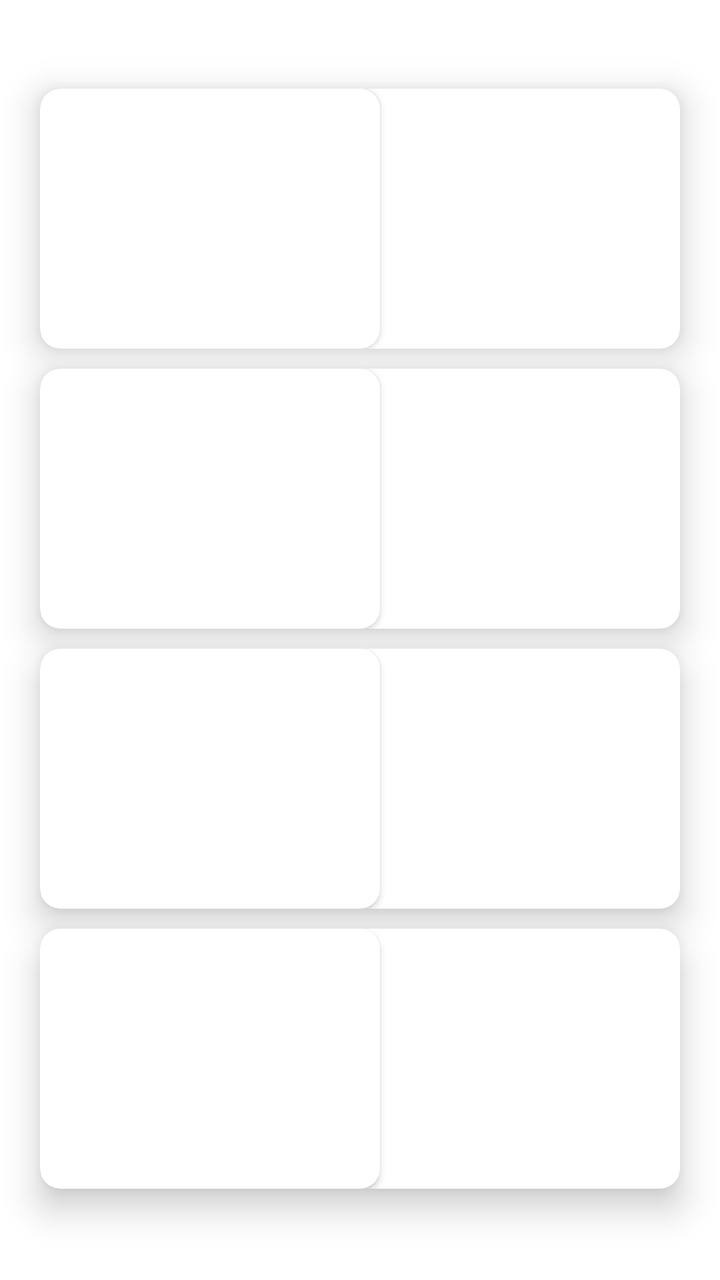
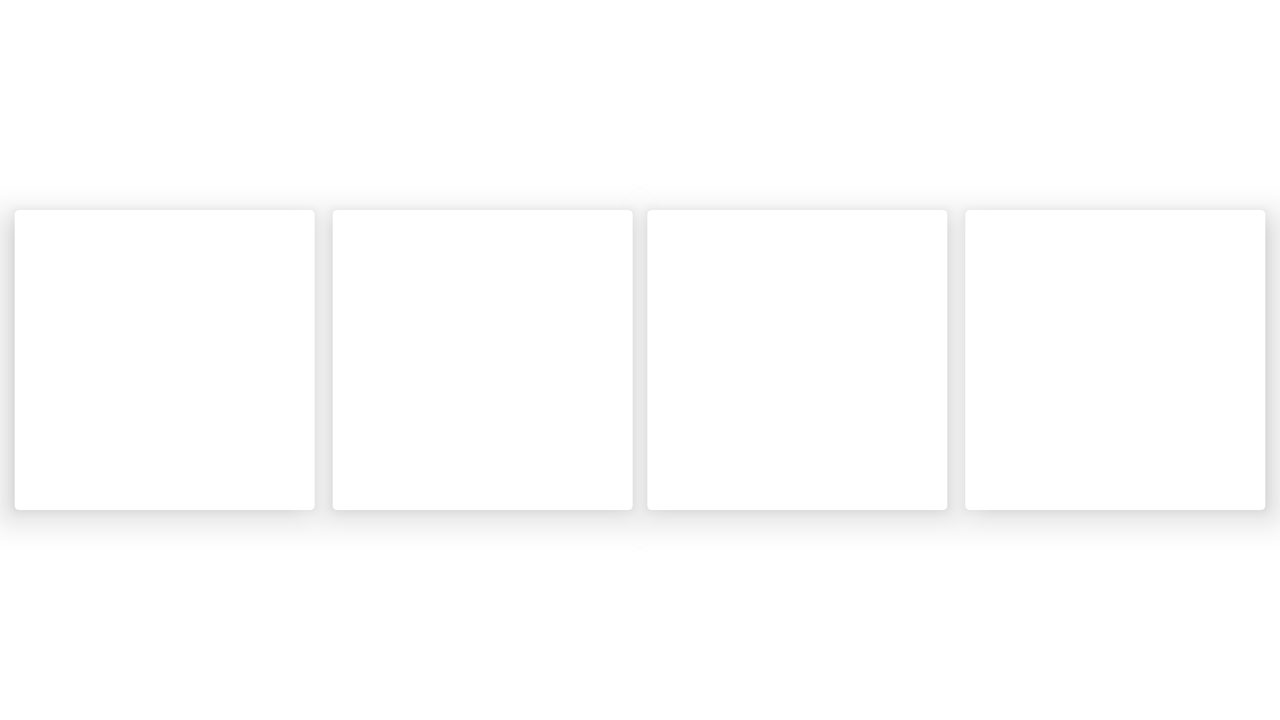

One screen, two layout resources from the same app: the default and the repository's alternative for another configuration. Each is rendered where Android would select it; the XML of both is given below.
<!-- AndroidManifest.xml: application theme AppTheme -->
<!-- res/layout/layout_menu_item.xml -->
<?xml version="1.0" encoding="utf-8"?>
<LinearLayout xmlns:android="http://schemas.android.com/apk/res/android"
    xmlns:app="http://schemas.android.com/apk/res-auto"
    xmlns:tools="http://schemas.android.com/tools"
    android:layout_width="match_parent"
    android:layout_height="match_parent"
    android:background="@color/white"
    android:orientation="vertical"
    tools:context=".MainActivity">

    <TextView
        android:id="@+id/toolbar_text"
        android:layout_width="match_parent"
        android:layout_height="wrap_content"
        android:layout_marginTop="10dp"
        android:layout_marginBottom="10dp"
        android:fontFamily="sans-serif-smallcaps"
        android:gravity="center"
        android:textColor="@color/textColor"
        android:textSize="20sp" />

    <androidx.cardview.widget.CardView
        android:id="@+id/cardView4"
        android:layout_width="match_parent"
        android:layout_height="130dp"
        android:layout_marginStart="20dp"
        android:layout_marginEnd="20dp"
        android:layout_marginBottom="10dp"
        android:clickable="true"
        android:focusable="true"
        android:foreground="?android:attr/selectableItemBackground"
        app:cardBackgroundColor="#fff"
        app:cardCornerRadius="10dp"
        app:cardElevation="10dp">


        <androidx.constraintlayout.widget.ConstraintLayout
            android:layout_width="match_parent"
            android:layout_height="match_parent"
            android:layout_gravity="center_vertical">

            <androidx.cardview.widget.CardView
                android:id="@+id/card_image1"
                android:layout_width="170dp"
                android:layout_height="match_parent"
                app:cardCornerRadius="10dp"
                app:layout_constraintBottom_toBottomOf="parent"
                app:layout_constraintStart_toStartOf="parent"
                app:layout_constraintTop_toTopOf="parent">

                <ImageView
                    android:id="@+id/food_image1"
                    android:layout_width="match_parent"
                    android:layout_height="match_parent"
                    android:contentDescription="@string/des"
                    android:scaleType="fitXY"
                    tools:srcCompat="@tools:sample/backgrounds/scenic" />
            </androidx.cardview.widget.CardView>


            <TextView
                android:id="@+id/food_name1"
                android:layout_width="100dp"
                android:layout_height="wrap_content"
                android:fontFamily="sans-serif-smallcaps"
                android:gravity="center"
                android:textColor="@color/textColor"
                android:textSize="13sp"
                app:layout_constraintBottom_toTopOf="@+id/food_calorie1"
                app:layout_constraintEnd_toEndOf="parent"
                app:layout_constraintHorizontal_bias="0.5"
                app:layout_constraintStart_toEndOf="@id/card_image1"
                app:layout_constraintTop_toTopOf="parent" />


            <TextView
                android:id="@+id/food_calorie1"
                android:layout_width="wrap_content"
                android:layout_height="wrap_content"
                android:fontFamily="sans-serif-smallcaps"
                android:gravity="center"
                android:textColor="@color/textColor"
                android:textSize="12sp"
                app:layout_constraintBottom_toBottomOf="parent"
                app:layout_constraintEnd_toEndOf="parent"
                app:layout_constraintStart_toEndOf="@id/card_image1"
                app:layout_constraintTop_toBottomOf="@+id/food_name1"
                tools:layout_editor_absoluteX="170dp" />

        </androidx.constraintlayout.widget.ConstraintLayout>

    </androidx.cardview.widget.CardView>

    <androidx.cardview.widget.CardView
        android:id="@+id/cardView3"
        android:layout_width="match_parent"
        android:layout_height="130dp"
        android:layout_marginStart="20dp"
        android:layout_marginEnd="20dp"
        android:layout_marginBottom="10dp"
        android:background="#fff"
        android:clickable="true"
        android:focusable="true"
        android:foreground="?android:attr/selectableItemBackground"
        app:cardCornerRadius="10dp"
        app:cardElevation="10dp">

        <androidx.constraintlayout.widget.ConstraintLayout
            android:layout_width="match_parent"
            android:layout_height="match_parent"
            android:layout_gravity="center_vertical">

            <androidx.cardview.widget.CardView
                android:id="@+id/card_image2"
                android:layout_width="170dp"
                android:layout_height="match_parent"
                app:cardCornerRadius="10dp"
                app:layout_constraintBottom_toBottomOf="parent"
                app:layout_constraintStart_toStartOf="parent"
                app:layout_constraintTop_toTopOf="parent">

                <ImageView
                    android:id="@+id/food_image2"
                    android:layout_width="match_parent"
                    android:layout_height="match_parent"
                    android:contentDescription="@string/des"
                    android:scaleType="fitXY"
                    tools:srcCompat="@tools:sample/backgrounds/scenic" />
            </androidx.cardview.widget.CardView>


            <TextView
                android:id="@+id/food_name2"
                android:layout_width="100dp"
                android:layout_height="wrap_content"
                android:fontFamily="sans-serif-smallcaps"
                android:gravity="center"
                android:textColor="@color/textColor"
                android:textSize="13sp"
                app:layout_constraintBottom_toTopOf="@+id/food_calorie2"
                app:layout_constraintEnd_toEndOf="parent"
                app:layout_constraintHorizontal_bias="0.5"
                app:layout_constraintStart_toEndOf="@id/card_image2"
                app:layout_constraintTop_toTopOf="parent" />


            <TextView
                android:id="@+id/food_calorie2"
                android:layout_width="wrap_content"
                android:layout_height="wrap_content"
                android:fontFamily="sans-serif-smallcaps"
                android:gravity="center"
                android:textColor="@color/textColor"
                android:textSize="12sp"
                app:layout_constraintBottom_toBottomOf="parent"
                app:layout_constraintEnd_toEndOf="parent"
                app:layout_constraintStart_toEndOf="@id/card_image2"
                app:layout_constraintTop_toBottomOf="@+id/food_name2"
                tools:layout_editor_absoluteX="170dp" />

        </androidx.constraintlayout.widget.ConstraintLayout>

    </androidx.cardview.widget.CardView>

    <androidx.cardview.widget.CardView
        android:id="@+id/cardView"
        android:layout_width="match_parent"
        android:layout_height="130dp"
        android:layout_marginStart="20dp"
        android:layout_marginEnd="20dp"
        android:layout_marginBottom="10dp"
        android:background="#fff"
        android:clickable="true"
        android:focusable="true"
        android:foreground="?android:attr/selectableItemBackground"
        app:cardCornerRadius="10dp"
        app:cardElevation="10dp">

        <androidx.constraintlayout.widget.ConstraintLayout
            android:layout_width="match_parent"
            android:layout_height="match_parent"
            android:layout_gravity="center_vertical">

            <androidx.cardview.widget.CardView
                android:id="@+id/card_image3"
                android:layout_width="170dp"
                android:layout_height="match_parent"
                app:cardCornerRadius="10dp"
                app:layout_constraintBottom_toBottomOf="parent"
                app:layout_constraintStart_toStartOf="parent"
                app:layout_constraintTop_toTopOf="parent">

                <ImageView
                    android:id="@+id/food_image3"
                    android:layout_width="match_parent"
                    android:layout_height="match_parent"
                    android:contentDescription="@string/des"
                    android:scaleType="fitXY"
                    tools:srcCompat="@tools:sample/backgrounds/scenic" />
            </androidx.cardview.widget.CardView>


            <TextView
                android:id="@+id/food_name3"
                android:layout_width="100dp"
                android:layout_height="wrap_content"
                android:fontFamily="sans-serif-smallcaps"
                android:gravity="center"
                android:textColor="@color/textColor"
                android:textSize="13sp"
                app:layout_constraintBottom_toTopOf="@+id/food_calorie3"
                app:layout_constraintEnd_toEndOf="parent"
                app:layout_constraintHorizontal_bias="0.5"
                app:layout_constraintStart_toEndOf="@id/card_image3"
                app:layout_constraintTop_toTopOf="parent" />


            <TextView
                android:id="@+id/food_calorie3"
                android:layout_width="wrap_content"
                android:layout_height="wrap_content"
                android:fontFamily="sans-serif-smallcaps"
                android:gravity="center"
                android:textColor="@color/textColor"
                android:textSize="12sp"
                app:layout_constraintBottom_toBottomOf="parent"
                app:layout_constraintEnd_toEndOf="parent"
                app:layout_constraintStart_toEndOf="@id/card_image3"
                app:layout_constraintTop_toBottomOf="@+id/food_name3"
                tools:layout_editor_absoluteX="170dp" />

        </androidx.constraintlayout.widget.ConstraintLayout>

    </androidx.cardview.widget.CardView>

    <androidx.cardview.widget.CardView
        android:id="@+id/cardView2"
        android:layout_width="match_parent"
        android:layout_height="130dp"
        android:layout_marginStart="20dp"
        android:layout_marginEnd="20dp"
        android:background="#fff"
        android:clickable="true"
        android:focusable="true"
        android:foreground="?android:attr/selectableItemBackground"
        app:cardCornerRadius="10dp"
        app:cardElevation="10dp">

        <androidx.constraintlayout.widget.ConstraintLayout
            android:layout_width="match_parent"
            android:layout_height="match_parent"
            android:layout_gravity="center_vertical">

            <androidx.cardview.widget.CardView
                android:id="@+id/card_image4"
                android:layout_width="170dp"
                android:layout_height="match_parent"
                app:cardCornerRadius="10dp"
                app:layout_constraintBottom_toBottomOf="parent"
                app:layout_constraintStart_toStartOf="parent"
                app:layout_constraintTop_toTopOf="parent">

                <ImageView
                    android:id="@+id/food_image4"
                    android:layout_width="match_parent"
                    android:layout_height="match_parent"
                    android:contentDescription="@string/des"
                    android:scaleType="fitXY"
                    tools:srcCompat="@tools:sample/backgrounds/scenic" />
            </androidx.cardview.widget.CardView>


            <TextView
                android:id="@+id/food_name4"
                android:layout_width="100dp"
                android:layout_height="wrap_content"
                android:fontFamily="sans-serif-smallcaps"
                android:gravity="center"
                android:textColor="@color/textColor"
                android:textSize="13sp"
                app:layout_constraintBottom_toTopOf="@+id/food_calorie4"
                app:layout_constraintEnd_toEndOf="parent"
                app:layout_constraintHorizontal_bias="0.5"
                app:layout_constraintStart_toEndOf="@id/card_image4"
                app:layout_constraintTop_toTopOf="parent" />


            <TextView
                android:id="@+id/food_calorie4"
                android:layout_width="wrap_content"
                android:layout_height="wrap_content"
                android:fontFamily="sans-serif-smallcaps"
                android:gravity="center"
                android:textColor="@color/textColor"
                android:textSize="12sp"
                app:layout_constraintBottom_toBottomOf="parent"
                app:layout_constraintEnd_toEndOf="parent"
                app:layout_constraintStart_toEndOf="@id/card_image4"
                app:layout_constraintTop_toBottomOf="@+id/food_name4"
                tools:layout_editor_absoluteX="170dp" />

        </androidx.constraintlayout.widget.ConstraintLayout>

    </androidx.cardview.widget.CardView>

</LinearLayout>
<!-- resources referenced by this layout -->
<resources>
  <color name="textColor">#595959</color>
  <color name="white">#FFFFFF</color>
  <string name="des" translatable="false">des</string>
  <style name="AppTheme" parent="Theme.AppCompat.Light">
          
          <item name="colorPrimary">@color/colorPrimary</item>
          <item name="colorPrimaryDark">@color/colorPrimary</item>
          <item name="colorAccent">@color/colorAccent</item>
          <item name="titleTextColor">@color/textColor</item>
  
          <item name="android:windowLightStatusBar">true</item>
          <item name="android:statusBarColor">@color/white</item>
          <item name="android:colorPrimary">@color/white</item>
      </style>
  <color name="colorPrimary">#fff</color>
  <color name="colorAccent">#39f</color>
</resources>
<!-- res/layout-land/layout_menu_item.xml (the repository's variant of the layout above) -->
<!-- drawn on the phone turned sideways -->
<?xml version="1.0" encoding="utf-8"?>
<androidx.constraintlayout.widget.ConstraintLayout xmlns:android="http://schemas.android.com/apk/res/android"
    xmlns:app="http://schemas.android.com/apk/res-auto"
    xmlns:tools="http://schemas.android.com/tools"
    android:layout_width="match_parent"
    android:layout_height="match_parent"
    android:background="@color/white"
    android:elevation="0dp"
    tools:context=".MainActivity">


    <TextView
        android:id="@+id/toolbar_text"
        android:layout_width="match_parent"
        android:layout_height="wrap_content"
        android:layout_marginTop="20dp"
        android:gravity="center"
        android:textColor="@color/textColor"
        android:textSize="20sp"
        app:layout_constraintTop_toTopOf="parent" />


    <androidx.cardview.widget.CardView
        android:id="@+id/cardView4"
        android:layout_width="150dp"
        android:layout_height="150dp"
        android:layout_marginEnd="1dp"
        android:clickable="true"
        android:focusable="true"
        android:foreground="?android:attr/selectableItemBackground"
        app:cardElevation="10dp"
        app:layout_constraintBottom_toBottomOf="parent"
        app:layout_constraintEnd_toStartOf="@+id/cardView3"
        app:layout_constraintHorizontal_bias="0.5"
        app:layout_constraintStart_toStartOf="parent"
        app:layout_constraintTop_toTopOf="parent">

        <RelativeLayout
            android:layout_width="match_parent"
            android:layout_height="match_parent">

            <ImageView
                android:id="@+id/food_image1"
                android:layout_width="match_parent"
                android:layout_height="110dp"
                android:layout_alignParentTop="true"
                android:contentDescription="@string/des"
                android:scaleType="fitXY"
                tools:srcCompat="@tools:sample/backgrounds/scenic" />

            <TextView
                android:id="@+id/food_name1"
                android:layout_width="match_parent"
                android:layout_height="wrap_content"
                android:layout_above="@id/food_calorie1"
                android:layout_below="@id/food_image1"
                android:fontFamily="sans-serif-smallcaps"
                android:gravity="center"
                android:maxLength="20"
                android:textColor="@color/textColor"
                android:textSize="13sp" />


            <TextView
                android:id="@+id/food_calorie1"
                android:layout_width="match_parent"
                android:layout_height="wrap_content"
                android:layout_alignParentBottom="true"
                android:layout_marginBottom="2dp"
                android:fontFamily="sans-serif-smallcaps"
                android:gravity="center"
                android:textColor="@color/textColor"
                android:textSize="12sp" />

        </RelativeLayout>

    </androidx.cardview.widget.CardView>

    <androidx.cardview.widget.CardView
        android:id="@+id/cardView3"
        android:layout_width="150dp"
        android:layout_height="150dp"
        android:layout_marginStart="1dp"
        android:clickable="true"
        android:focusable="true"
        android:foreground="?android:attr/selectableItemBackground"
        app:cardElevation="10dp"
        app:layout_constraintBottom_toBottomOf="parent"
        app:layout_constraintEnd_toStartOf="@+id/cardView"
        app:layout_constraintHorizontal_bias="0.5"
        app:layout_constraintStart_toEndOf="@+id/cardView4"
        app:layout_constraintTop_toTopOf="parent">

        <RelativeLayout
            android:layout_width="match_parent"
            android:layout_height="match_parent">

            <ImageView
                android:id="@+id/food_image2"
                android:layout_width="match_parent"
                android:layout_height="110dp"
                android:layout_alignParentTop="true"
                android:contentDescription="@string/des"
                android:scaleType="fitXY"
                tools:srcCompat="@tools:sample/backgrounds/scenic" />

            <TextView
                android:id="@+id/food_name2"
                android:layout_width="match_parent"
                android:layout_height="wrap_content"
                android:layout_above="@id/food_calorie2"
                android:layout_below="@id/food_image2"
                android:fontFamily="sans-serif-smallcaps"
                android:gravity="center"
                android:maxLength="20"
                android:textColor="@color/textColor"
                android:textSize="13sp" />


            <TextView
                android:id="@+id/food_calorie2"
                android:layout_width="match_parent"
                android:layout_height="wrap_content"
                android:layout_alignParentBottom="true"
                android:layout_marginBottom="2dp"
                android:fontFamily="sans-serif-smallcaps"
                android:gravity="center"
                android:textColor="@color/textColor"
                android:textSize="12sp" />

        </RelativeLayout>

    </androidx.cardview.widget.CardView>

    <androidx.cardview.widget.CardView
        android:id="@+id/cardView"
        android:layout_width="150dp"
        android:layout_height="150dp"
        android:layout_marginEnd="1dp"
        android:clickable="true"
        android:focusable="true"
        android:foreground="?android:attr/selectableItemBackground"
        app:cardElevation="10dp"
        app:layout_constraintBottom_toBottomOf="parent"
        app:layout_constraintEnd_toStartOf="@+id/cardView2"
        app:layout_constraintHorizontal_bias="0.5"
        app:layout_constraintStart_toEndOf="@+id/cardView3"
        app:layout_constraintTop_toTopOf="parent">


        <RelativeLayout
            android:layout_width="match_parent"
            android:layout_height="match_parent">

            <ImageView
                android:id="@+id/food_image3"
                android:layout_width="match_parent"
                android:layout_height="110dp"
                android:layout_alignParentTop="true"
                android:contentDescription="@string/des"
                android:scaleType="fitXY"
                tools:srcCompat="@tools:sample/backgrounds/scenic" />

            <TextView
                android:id="@+id/food_name3"
                android:layout_width="match_parent"
                android:layout_height="wrap_content"
                android:layout_above="@id/food_calorie3"
                android:layout_below="@id/food_image3"
                android:fontFamily="sans-serif-smallcaps"
                android:gravity="center"
                android:maxLength="20"
                android:textColor="@color/textColor"
                android:textSize="13sp" />


            <TextView
                android:id="@+id/food_calorie3"
                android:layout_width="match_parent"
                android:layout_height="wrap_content"
                android:layout_alignParentBottom="true"
                android:layout_marginBottom="2dp"
                android:fontFamily="sans-serif-smallcaps"
                android:gravity="center"
                android:textColor="@color/textColor"
                android:textSize="12sp" />
        </RelativeLayout>

    </androidx.cardview.widget.CardView>

    <androidx.cardview.widget.CardView
        android:id="@+id/cardView2"
        android:layout_width="150dp"
        android:layout_height="150dp"
        android:layout_marginStart="1dp"
        android:clickable="true"
        android:focusable="true"
        android:foreground="?android:attr/selectableItemBackground"
        app:cardElevation="10dp"
        app:layout_constraintBottom_toBottomOf="parent"
        app:layout_constraintEnd_toEndOf="parent"
        app:layout_constraintHorizontal_bias="0.5"
        app:layout_constraintStart_toEndOf="@+id/cardView"
        app:layout_constraintTop_toTopOf="parent">


        <RelativeLayout
            android:layout_width="match_parent"
            android:layout_height="match_parent">

            <ImageView
                android:id="@+id/food_image4"
                android:layout_width="match_parent"
                android:layout_height="110dp"
                android:layout_alignParentTop="true"
                android:contentDescription="@string/des"
                android:scaleType="fitXY"
                tools:srcCompat="@tools:sample/backgrounds/scenic" />

            <TextView
                android:id="@+id/food_name4"
                android:layout_width="match_parent"
                android:layout_height="wrap_content"
                android:layout_above="@id/food_calorie4"
                android:layout_below="@id/food_image4"
                android:fontFamily="sans-serif-smallcaps"
                android:gravity="center"
                android:maxLength="20"
                android:textColor="@color/textColor"
                android:textSize="13sp" />


            <TextView
                android:id="@+id/food_calorie4"
                android:layout_width="match_parent"
                android:layout_height="wrap_content"
                android:layout_alignParentBottom="true"
                android:layout_marginBottom="2dp"
                android:fontFamily="sans-serif-smallcaps"
                android:gravity="center"
                android:textColor="@color/textColor"
                android:textSize="12sp" />
        </RelativeLayout>

    </androidx.cardview.widget.CardView>

</androidx.constraintlayout.widget.ConstraintLayout>
